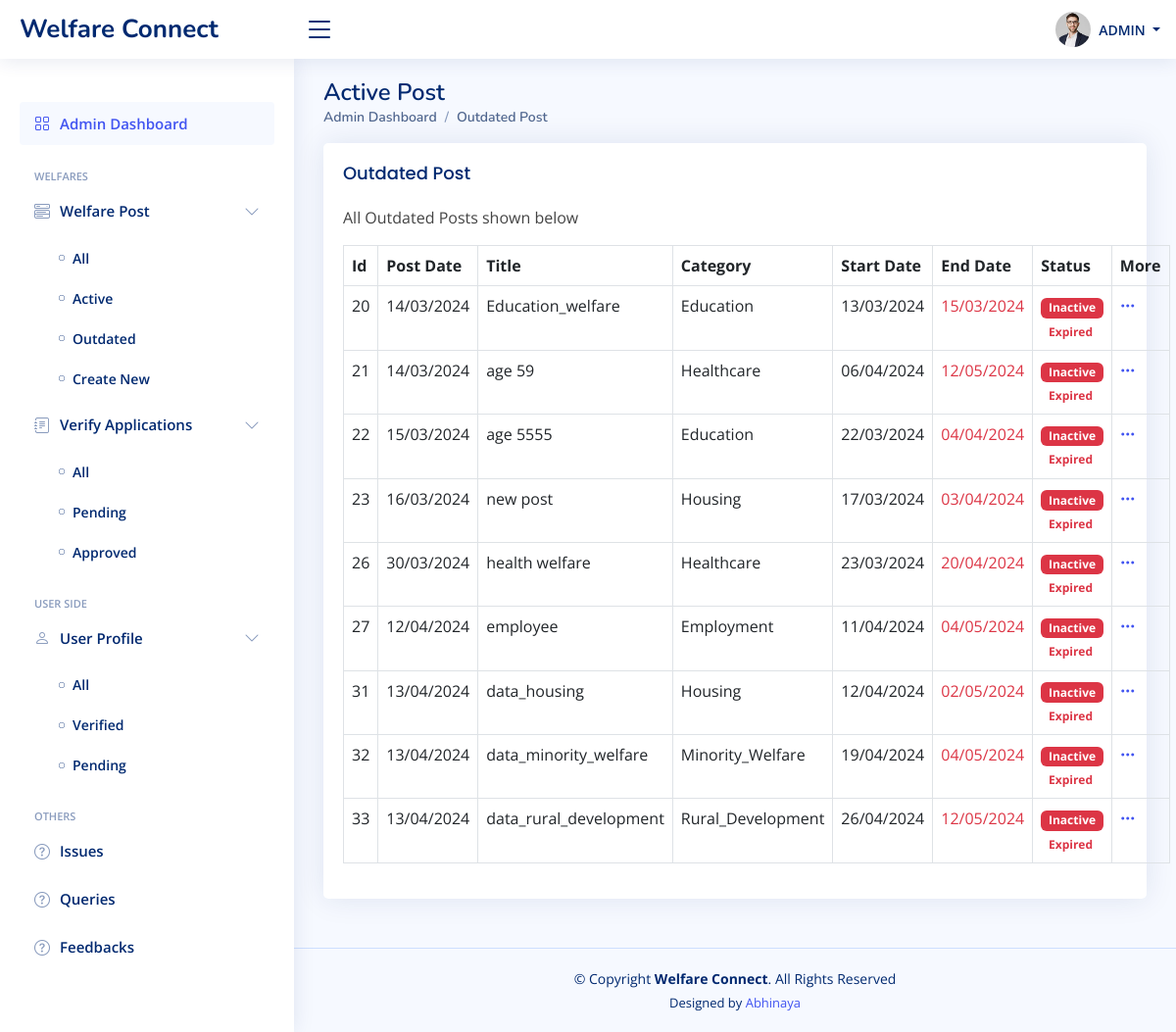
Screenshot of /app_admin/post_outdated/ (signed in) with the database file from the repository.
### AdminApp/models.py (models this page shows, shortened)
class WelfarePost(models.Model):
   post_title = models.CharField(max_length=120, blank=True, null=True)
   post_description = models.TextField(blank=True, null=True)
   post_img = models.ImageField(upload_to='welfare_images/', blank=True, null=True)
   post_age = models.IntegerField(blank=True, null=True, default=0)
   POST_CATEGORY_CHOICES = [
      ('Education', 'Education'),
      ('Healthcare', 'Healthcare'),
      ('Employment', 'Employment'),
      ('Housing', 'Housing'),
      ('Rural_Development', 'Rural Development'),
      ('Minority_Welfare', 'Minority Welfare'),
   ]
   post_category = models.CharField(max_length=60, choices = POST_CATEGORY_CHOICES, blank=True, null=True, default="")
   GENDER_CHOICES = [
      ('M', 'Male'),
      ('F', 'Female'),
      ('O', 'Other'),
      ('All', 'All'),
   ]
   post_gender = models.CharField(max_length=3, choices = GENDER_CHOICES, blank=True, null=True, default="")
   MARITAL_STATUS_CHOICES = [
      ('S', 'Single'),
      ('M', 'Married'),
      ('Both', 'Both'),
   ]
   post_marital_status = models.CharField(max_length=5, choices = MARITAL_STATUS_CHOICES, blank=True, null=True, default="")
   post_children = models.IntegerField(blank=True, null=True, default=0)
   EMPLOYMENT_STATUS_CHOICES = [
      ('Emp', 'Employed'),
      ('Unemp', 'Unemployed'),
      ('Self-emp', 'Self-employed'),
      ('Stud', 'Student'),
      ('Ret', 'Retired'),
      ('All', 'All'),
   ]
   post_employment_status = models.CharField(max_length=10, choices=EMPLOYMENT_STATUS_CHOICES, blank=True, null=True, default="")
   OCCUPATION_CHOICES = [
        ('Government_Employee', 'Government Employee'),
        ('Accountant', 'Accountant'),
        ('Actor/Actress', 'Actor/Actress'),
        ('Architect', 'Architect'),
        ('Artist', 'Artist'),
        ('Baker', 'Baker'),
        ('Banker', 'Banker'),
        ('Barista', 'Barista'),
        ('Bartender', 'Bartender'),
        ('Biologist', 'Biologist'),
        ('Carpenter', 'Carpenter'),
        ('Chef', 'Chef'),
        ('Cleaner', 'Cleaner'),
        ('Computer_Programmer', 'Computer Programmer'),
        ('Dentist', 'Dentist'),
        ('Doctor', 'Doctor'),
        ('Electrician', 'Electrician'),
        ('Engineer', 'Engineer'),
        ('Farmer', 'Farmer'),
        ('Firefighter', 'Firefighter'),
        ('Fisherman', 'Fisherman'),
        ('Flight_Attendant', 'Flight Attendant'),
        ('Graphic_Designer', 'Graphic Designer'),
        ('Hairdresser', 'Hairdresser'),
        ('Journalist', 'Journalist'),
        ('Lawyer', 'Lawyer'),
        ('Librarian', 'Librarian'),
        ('Mechanic', 'Mechanic'),
        ('Musician', 'Musician'),
        ('Nurse', 'Nurse'),
        ('Pharmacist', 'Pharmacist'),
        ('Photographer', 'Photographer'),
        ('Pilot', 'Pilot'),
        ('Plumber', 'Plumber'),
        ('Police_Officer', 'Police Officer'),
        ('Professor', 'Professor'),
        ('Psychologist', 'Psychologist'),
        ('Real_Estate_Agent', 'Real Estate Agent'),
        ('Receptionist', 'Receptionist'),
        ('Scientist', 'Scientist'),
        ('Software_Developer', 'Software Developer'),
        ('Teacher', 'Teacher'),
        ('Truck_Driver', 'Truck Driver'),
        ('Veterinarian', 'Veterinarian'),
        ('Waiter/Waitress', 'Waiter/Waitress'),
        ('Writer', 'Writer'),
        ('All', 'All'),
    ]
   post_occupation = models.CharField(max_length=100, choices=OCCUPATION_CHOICES, blank=True, null=True, default="")
   post_monthly_income = models.FloatField(blank=True, null=True, default=0)
   EDUCATION_CHOICES = [
        ('Primary', 'Primary School'),
        ('Secondary', 'Secondary School'),
        ('High', 'High School'),
        ('Dip', 'Diploma'),
        ("Bachelors", "Bachelor's Degree"),
        ("Masters", "Master's Degree"),
        ('Doctorate', 'Doctorate'),
        ('All', 'All'),
    ]
   post_highest_education = models.CharField(max_length=15, choices=EDUCATION_CHOICES, blank=True, null=True, default="")
   post_highest_education_mark =  models.FloatField(blank=True, null=True, default=0)
   CASTE_CHOICES = [
        ('SC', 'Scheduled Caste (SC)'),
        ('ST', 'Scheduled Tribe (ST)'),
        ('OBC', 'Other Backward Class (OBC)'),
        ('General', 'General'),
        ('Prefer_not_to_say', 'Prefer not to say'),
        ('All', 'All'),
        ('NA', 'NA'),
    ]
   post_caste = models.CharField(max_length=20, choices=CASTE_CHOICES, blank=True, null=True, default="")
   RELIGION_CHOICES = [
        ('Hin', 'Hinduism'),
        ('Isl', 'Islam'),
        ('Chr', 'Christianity'),
        ('Sik', 'Sikhism'),
        ('Bud', 'Buddhism'),
        ('Jai', 'Jainism'),
        ('All', 'All'),
    ]
   post_religion = models.CharField(max_length=15, choices=RELIGION_CHOICES, blank=True, null=True, default="")
   DISABILITY_CHOICES = [
        ('Yes', 'Yes'),
        ('No', 'No'),
        ('All', 'All'),
    ]
   post_has_disabilities = models.CharField(max_length=3, choices=DISABILITY_CHOICES, blank=True, null=True, default="")
   post_active = models.BooleanField(default=True)
   post_verified = models.BooleanField(default=False)
   post_read = models.BooleanField(default=False)
   post_create_date = models.DateTimeField(auto_now_add=True)
   post_start_date = models.DateField(blank=True, null=True, default=None)
   post_end_date = models.DateField(blank=True, null=True, default=None)

### AdminApp/views.py (the view)
# urls.py: path('post_outdated/', views.PostOutdatedView, name='post_outdated'),
@login_required(login_url='login')
def PostOutdatedView(request):
    today_date = date.today()
    outdated_post = WelfarePost.objects.filter(post_end_date__lt=today_date)
    context = {
        'data': outdated_post,
        'today_date':date.today()
    }
    return render(request, 'AdminApp/Post-Outdated.html', context)

### AdminApp/Templates/AdminApp/Post-Outdated.html (shortened to what this page needs)
{% extends 'Base.html' %}
{% load static %}
{% block main-content %}
{% if user.is_authenticated and user.is_superuser %}
<main id="main" class="main">
   <div class="pagetitle">
      <h1>Active Post</h1>
      <nav>
         <ol class="breadcrumb">
            <li class="breadcrumb-item active">Admin Dashboard</li>
            <li class="breadcrumb-item active">Outdated Post</li>
         </ol>
      </nav>
   </div>
   <section class="section dashboard">
      <div class="row">
         <div class="col-lg-12">
            <div class="row">
               <div class="col-12">
                  <div class="card">
                     <div class="card-body">
                        {% if data %}
                        <h5 class="card-title">Outdated Post</h5>
                        <p>All Outdated Posts shown below</p>
                        {% else %}
                        <p class="text-center mt-5 mb-4">
                           <small>--- No Posts ---</small>
                        </p>
                        {% endif %}
                        {% if data %}
                        <table class="table table-bordered">
                           <thead>
                              <tr>
                                 <th scope="col">Id</th>
                                 <th scope="col">Post Date</th>
                                 <th scope="col">Title</th>
                                 <th scope="col">Category</th>
                                 <th scope="col">Start Date</th>
                                 <th scope="col">End Date</th>
                                 <th scope="col">Status</th>
                                 <th scope="col">More</th>
                              </tr>
                           </thead>
                           <tbody>
                              {% for item in data %}
                              <tr>
                                 <td>{{ item.id }}</td>
                                 <td>{{ item.post_create_date | date:"d/m/Y" }}</td>
                                 <td>{{ item.post_title }}</td>
                                 <td>{{ item.post_category }}</td>
                                 <td>{{ item.post_start_date | date:"d/m/Y" }}</td>
                                 <td class="text-danger">{{ item.post_end_date | date:"d/m/Y" }}</td>
                                 <td>
                                    {% if item.post_active == True %}
                                    <span class="badge bg-primary">Active</span>
                                    {% else %}
                                    <span class="badge bg-danger">Inactive</span>
                                    {% endif %}
                                    {% if item.post_end_date < today_date %}
                                    <span class="badge bg-white text-danger">Expired</span>
                                    {% endif %}
                                 </td>
                                 <td>
                                    <a class="icon" href="#" data-bs-toggle="dropdown"><i class="bi bi-three-dots"></i></a>
                                 </td>
                              </tr>
                              {% endfor %}
                           </tbody>
                        </table>
                        {% endif %}
                     </div>
                  </div>
               </div>
            </div>
         </div>
      </div>
   </section>
</main>
{% endif %}
{% endblock main-content %}

### Static/assets/css/style.css (style rules this page uses)
:root { scroll-behavior: smooth; }
body { font-family: "Open Sans", sans-serif; background: #f6f9ff; color: #444444; }
a { color: #4154f1; text-decoration: none; }
h1, h2, h3, h4, h5, h6 { font-family: "Nunito", sans-serif; }
#main { margin-top: 60px; padding: 20px 30px; transition: all 0.3s; }
.pagetitle { margin-bottom: 10px; }
.pagetitle h1 { font-size: 24px; margin-bottom: 0; font-weight: 600; color: #012970; }
.card { margin-bottom: 30px; border: none; border-radius: 5px; box-shadow: 0px 0 30px rgba(1, 41, 112, 0.1); }
.card-title { padding: 20px 0 15px 0; font-size: 18px; font-weight: 500; color: #012970; font-family: "Poppins", sans-serif; }
.card-body { padding: 0 20px 20px 20px; }
.breadcrumb { font-size: 14px; font-family: "Nunito", sans-serif; color: #899bbd; font-weight: 600; }
.breadcrumb .breadcrumb-item::before { color: #899bbd; }
.breadcrumb .active { color: #51678f; font-weight: 600; }
@media (min-width: 1200px) { #main, #footer { margin-left: 300px; } }

### rows the page displays
WelfarePost: id "20", post_create_date "14/03/2024", post_title "Education_welfare", post_category "Education", post_start_date "13/03/2024", post_end_date "15/03/2024", post_active "Inactive", shows "Expired"
WelfarePost: id "21", post_create_date "14/03/2024", post_title "age 59", post_category "Healthcare", post_start_date "06/04/2024", post_end_date "12/05/2024", post_active "Inactive", shows "Expired"
WelfarePost: id "22", post_create_date "15/03/2024", post_title "age 5555", post_category "Education", post_start_date "22/03/2024", post_end_date "04/04/2024", post_active "Inactive", shows "Expired"
WelfarePost: id "23", post_create_date "16/03/2024", post_title "new post", post_category "Housing", post_start_date "17/03/2024", post_end_date "03/04/2024", post_active "Inactive", shows "Expired"
WelfarePost: id "26", post_create_date "30/03/2024", post_title "health welfare", post_category "Healthcare", post_start_date "23/03/2024", post_end_date "20/04/2024", post_active "Inactive", shows "Expired"
WelfarePost: id "27", post_create_date "12/04/2024", post_title "employee", post_category "Employment", post_start_date "11/04/2024", post_end_date "04/05/2024", post_active "Inactive", shows "Expired"
WelfarePost: id "31", post_create_date "13/04/2024", post_title "data_housing", post_category "Housing", post_start_date "12/04/2024", post_end_date "02/05/2024", post_active "Inactive", shows "Expired"
WelfarePost: id "32", post_create_date "13/04/2024", post_title "data_minority_welfare", post_category "Minority_Welfare", post_start_date "19/04/2024", post_end_date "04/05/2024", post_active "Inactive", shows "Expired"
WelfarePost: id "33", post_create_date "13/04/2024", post_title "data_rural_development", post_category "Rural_Development", post_start_date "26/04/2024", post_end_date "12/05/2024", post_active "Inactive", shows "Expired"
